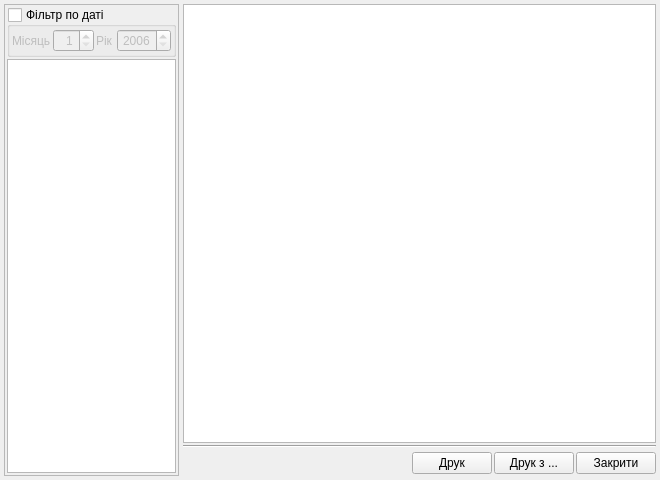
<?xml version="1.0" encoding="UTF-8"?>
<ui version="4.0">
 <class>tke_form_kvytancii_doc_widget</class>
 <widget class="QWidget" name="tke_form_kvytancii_doc_widget">
  <property name="geometry">
   <rect>
    <x>0</x>
    <y>0</y>
    <width>660</width>
    <height>480</height>
   </rect>
  </property>
  <property name="minimumSize">
   <size>
    <width>660</width>
    <height>480</height>
   </size>
  </property>
  <property name="windowTitle">
   <string>Архів пакетів квитанцій</string>
  </property>
  <property name="windowIcon">
   <iconset resource="tke/tke_rc">
    <normaloff>:/pictures/pictures/cube.png</normaloff>:/pictures/pictures/cube.png</iconset>
  </property>
  <layout class="QGridLayout">
   <property name="margin">
    <number>4</number>
   </property>
   <property name="spacing">
    <number>4</number>
   </property>
   <item row="0" column="1">
    <layout class="QVBoxLayout">
     <property name="spacing">
      <number>2</number>
     </property>
     <property name="margin">
      <number>0</number>
     </property>
     <item>
      <widget class="QTextEdit" name="textEdit">
       <property name="readOnly">
        <bool>true</bool>
       </property>
      </widget>
     </item>
     <item>
      <widget class="Line" name="line">
       <property name="orientation">
        <enum>Qt::Horizontal</enum>
       </property>
      </widget>
     </item>
     <item>
      <layout class="QHBoxLayout">
       <property name="spacing">
        <number>2</number>
       </property>
       <property name="margin">
        <number>0</number>
       </property>
       <item>
        <spacer>
         <property name="orientation">
          <enum>Qt::Horizontal</enum>
         </property>
         <property name="sizeHint" stdset="0">
          <size>
           <width>51</width>
           <height>26</height>
          </size>
         </property>
        </spacer>
       </item>
       <item>
        <widget class="QPushButton" name="pushButton_print">
         <property name="minimumSize">
          <size>
           <width>77</width>
           <height>0</height>
          </size>
         </property>
         <property name="text">
          <string>Друк</string>
         </property>
         <property name="icon">
          <iconset resource="tke/tke_rc">
           <normaloff>:/pictures/pictures/printer_default.png</normaloff>:/pictures/pictures/printer_default.png</iconset>
         </property>
         <property name="iconSize">
          <size>
           <width>12</width>
           <height>12</height>
          </size>
         </property>
        </widget>
       </item>
       <item>
        <widget class="QPushButton" name="pushButton_print_on">
         <property name="minimumSize">
          <size>
           <width>77</width>
           <height>0</height>
          </size>
         </property>
         <property name="text">
          <string>Друк з ...</string>
         </property>
         <property name="icon">
          <iconset resource="tke/tke_rc">
           <normaloff>:/pictures/pictures/printer_conf.png</normaloff>:/pictures/pictures/printer_conf.png</iconset>
         </property>
         <property name="iconSize">
          <size>
           <width>12</width>
           <height>12</height>
          </size>
         </property>
        </widget>
       </item>
       <item>
        <widget class="QPushButton" name="pushButton_close">
         <property name="minimumSize">
          <size>
           <width>77</width>
           <height>0</height>
          </size>
         </property>
         <property name="text">
          <string>Закрити</string>
         </property>
         <property name="icon">
          <iconset resource="tke/tke_rc">
           <normaloff>:/pictures/pictures/button_cancel.png</normaloff>:/pictures/pictures/button_cancel.png</iconset>
         </property>
         <property name="iconSize">
          <size>
           <width>12</width>
           <height>12</height>
          </size>
         </property>
        </widget>
       </item>
      </layout>
     </item>
    </layout>
   </item>
   <item row="0" column="0">
    <widget class="QFrame" name="frame">
     <property name="sizePolicy">
      <sizepolicy hsizetype="Minimum" vsizetype="Minimum">
       <horstretch>0</horstretch>
       <verstretch>0</verstretch>
      </sizepolicy>
     </property>
     <property name="minimumSize">
      <size>
       <width>175</width>
       <height>16</height>
      </size>
     </property>
     <property name="maximumSize">
      <size>
       <width>175</width>
       <height>16777215</height>
      </size>
     </property>
     <property name="frameShape">
      <enum>QFrame::StyledPanel</enum>
     </property>
     <property name="frameShadow">
      <enum>QFrame::Raised</enum>
     </property>
     <layout class="QGridLayout">
      <property name="margin">
       <number>2</number>
      </property>
      <property name="spacing">
       <number>2</number>
      </property>
      <item row="1" column="0">
       <widget class="QTableView" name="tableView">
        <property name="sizePolicy">
         <sizepolicy hsizetype="Fixed" vsizetype="Expanding">
          <horstretch>0</horstretch>
          <verstretch>0</verstretch>
         </sizepolicy>
        </property>
        <property name="maximumSize">
         <size>
          <width>170</width>
          <height>16777215</height>
         </size>
        </property>
        <property name="editTriggers">
         <set>QAbstractItemView::NoEditTriggers</set>
        </property>
        <property name="alternatingRowColors">
         <bool>true</bool>
        </property>
        <property name="selectionMode">
         <enum>QAbstractItemView::SingleSelection</enum>
        </property>
        <property name="selectionBehavior">
         <enum>QAbstractItemView::SelectRows</enum>
        </property>
       </widget>
      </item>
      <item row="0" column="0">
       <widget class="QGroupBox" name="groupBox_date_filtr">
        <property name="title">
         <string>Фільтр по даті</string>
        </property>
        <property name="flat">
         <bool>false</bool>
        </property>
        <property name="checkable">
         <bool>true</bool>
        </property>
        <property name="checked">
         <bool>false</bool>
        </property>
        <layout class="QGridLayout">
         <property name="margin">
          <number>2</number>
         </property>
         <property name="spacing">
          <number>2</number>
         </property>
         <item row="0" column="1">
          <widget class="QSpinBox" name="spinBox_month">
           <property name="alignment">
            <set>Qt::AlignRight|Qt::AlignTrailing|Qt::AlignVCenter</set>
           </property>
           <property name="minimum">
            <number>1</number>
           </property>
           <property name="maximum">
            <number>12</number>
           </property>
           <property name="value">
            <number>1</number>
           </property>
          </widget>
         </item>
         <item row="0" column="2">
          <widget class="QLabel" name="label_year">
           <property name="text">
            <string>Рік</string>
           </property>
          </widget>
         </item>
         <item row="0" column="3">
          <widget class="QSpinBox" name="spinBox_year">
           <property name="alignment">
            <set>Qt::AlignRight|Qt::AlignTrailing|Qt::AlignVCenter</set>
           </property>
           <property name="minimum">
            <number>2006</number>
           </property>
           <property name="maximum">
            <number>2100</number>
           </property>
          </widget>
         </item>
         <item row="0" column="0">
          <widget class="QLabel" name="label_month">
           <property name="text">
            <string>Місяць</string>
           </property>
          </widget>
         </item>
        </layout>
       </widget>
      </item>
     </layout>
    </widget>
   </item>
  </layout>
 </widget>
 <resources>
  <include location="tke/tke_rc"/>
 </resources>
 <connections/>
</ui>
